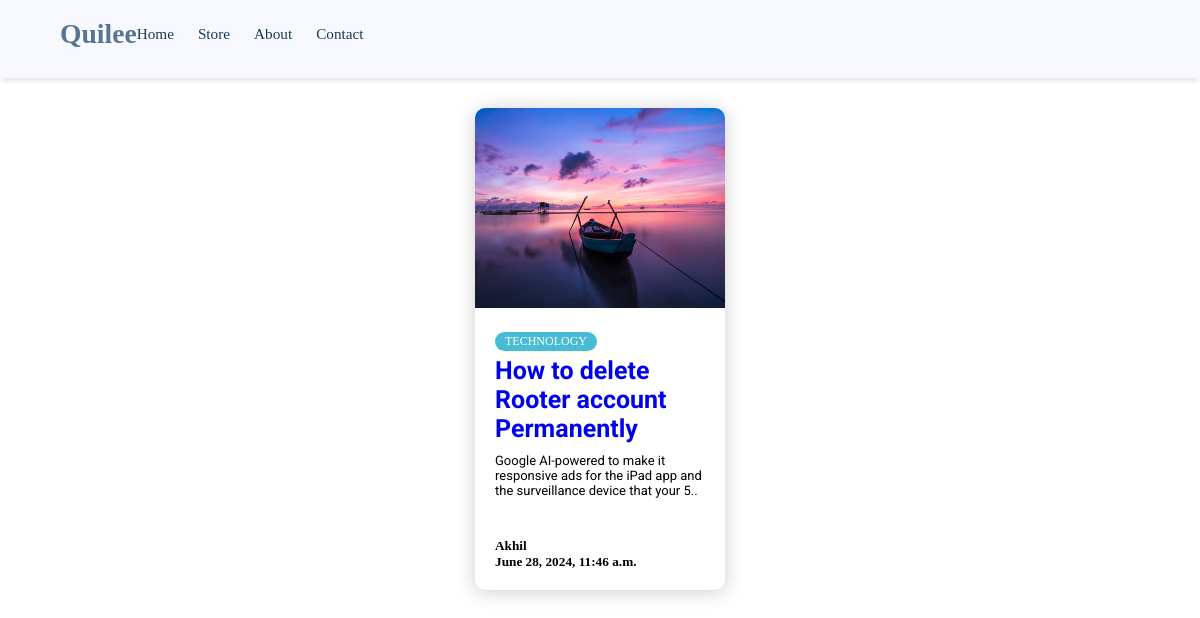
The page / on the database its author committed.
### home/models.py (models this page shows, shortened)
class BlogPost(models.Model):
    title = models.CharField(max_length=200)
    content = models.TextField()
    created_at = models.DateTimeField(auto_now_add=True)
    updated_at = models.DateTimeField(auto_now=True)
    author = models.CharField(max_length=100)
    slug = models.SlugField(unique=True, blank=True)
    category = models.ForeignKey(Category, on_delete=models.CASCADE)
    feature_image = models.ImageField(upload_to='blog_images/', blank=True, null=True)

class Category(models.Model):
    name = models.CharField(max_length=100)
    slug = models.SlugField(unique=True, blank=True)
    def __str__(self):
        return self.name

### home/views.py (the view)
# urls.py: 2. Add a URL to urlpatterns:  path('', views.home, name='home')
def home(request):
    blog_posts = BlogPost.objects.all()
    categories = Category.objects.all()
    return render(request, 'home.html', {
      'blog_posts': blog_posts, 'categories': categories})

### home/templates/home.html (shortened to what this page needs)
<!DOCTYPE html>
<html>
<head>
  <link rel="stylesheet" href="https://cdnjs.cloudflare.com/ajax/libs/font-awesome/6.5.2/css/all.min.css" />
</head>
<body>
<nav>
  <div class="container flex">
    <a class="logo" href="/">Qui<span>lee</span></a>
    <div class="links">
      <ul class="flex nav-list">
        <li><a href="/" class="nav-link">Home</a></li>
        <li><a href="#" class="nav-link">Store</a></li>
        <li><a href="#" class="nav-link">About</a></li>
        <li><a href="{% url 'contact' %}" class="nav-link">Contact</a></li>
      </ul>
    </div>
  </div>
</nav>
<div class="card-container">
  {% for post in blog_posts %}
    <div class="card">
      <div class="card-header">
        <img src="{{post.feature_image.url}}" alt="{{post.title}}" />
      </div>
      <div class="card-body">
        <span class="tag tag-teal">{{post.category}}</span>
        <h4><a href="{% url 'blog_detail' slug=post.slug %}">{{ post.title }}</a></h4>
        <p>{{ post.content|slice:":100" }}..</p>
        <div class="user">
          <div class="user-info">
            <h5>{{post.author}}
              <br>
              {{post.created_at}}</h5>
          </div>
        </div>
      </div>
    </div>
  {% endfor %}
</div>
</body>
</html>

### home/templates/home.html (style rules this page uses)
* { margin: 0; padding: 0; box-sizing: border-box; text-decoration: none; }
:root { --primary-text-color: #183B56; --secondary-text-color: #577592; --accent-color: #de3445; --accent-color-dark: #285886; }
.container { max-width: 90%; margin: auto; }
.flex { display: flex; align-items: center; }
nav { z-index: 999; max-width: 100%; margin: auto; padding: 1.5vw 0; background: ghostwhite; height: 6.5vw; position: sticky; top: 0; box-shadow: 0 4px 6px -1px rgba(0, 0, 0, 0.1); }
.logo { font-size: 2.3vw; font-weight: 700; color: var(--secondary-text-color); }
ul { gap: 2vw; }
ul li { list-style: none; }
ul li a { font-size: 1.27vw; font-weight: 500; color: var(--primary-text-color); transition: 0.2s ease-in-out; }
.card-container { display: flex; width: 100%; margin: 20px auto; justify-content: space-evenly; flex-wrap: wrap; }
.card { margin: 10px; background-color: #fff; border-radius: 10px; box-shadow: 0 2px 20px rgba(0, 0, 0, 0.2); overflow: hidden; width: 250px; }
.card-header img { width: 100%; height: 200px; object-fit: cover; }
.card-body { display: flex; flex-direction: column; justify-content: center; align-items: flex-start; padding: 20px; min-height: 200px; }
.tag { background: #cccccc; border-radius: 50px; font-size: 12px; margin: 0; color: #fff; padding: 2px 10px; text-transform: uppercase; cursor: pointer; }
.tag-teal { background-color: #47bcd4; }
.card-body h4 { font-family: 'Roboto', sans-serif; font-size: 25px; padding: 5px 0 10px 0; }
.card-body p { font-family: 'Roboto', sans-serif; font-size: 13px; margin: 0 0 40px; }
.user { display: flex; margin-top: auto; }
.user-info h5 { margin: 0; }

### rows shown on the page
BlogPost: feature_image (picture), category "TECHNOLOGY", title "How to delete Rooter account Permanently", content "Google AI-powered to make it responsive ads for the iPad app and the surveillance device that your 5", author "Akhil", created_at "June 28, 2024, 11:46 a.m."
